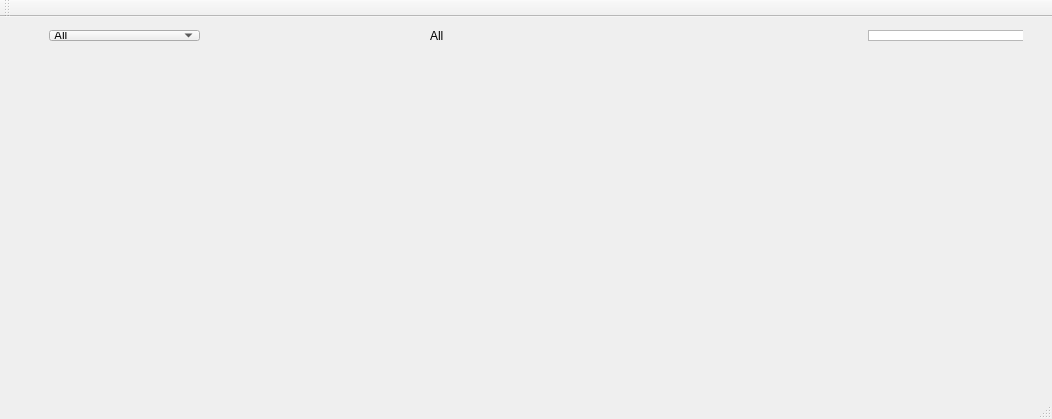
<?xml version="1.0" encoding="UTF-8"?>
<ui version="4.0">
 <class>Jumuisha</class>
 <widget class="QMainWindow" name="Jumuisha">
  <property name="geometry">
   <rect>
    <x>0</x>
    <y>0</y>
    <width>1052</width>
    <height>419</height>
   </rect>
  </property>
  <property name="windowTitle">
   <string>Jumuisha</string>
  </property>
  <widget class="QWidget" name="centralWidget">
   <widget class="QWidget" name="widget_2" native="true">
    <property name="geometry">
     <rect>
      <x>390</x>
      <y>330</y>
      <width>1021</width>
      <height>41</height>
     </rect>
    </property>
   </widget>
   <widget class="QWidget" name="verticalWidget" native="true">
    <property name="geometry">
     <rect>
      <x>10</x>
      <y>0</y>
      <width>1021</width>
      <height>371</height>
     </rect>
    </property>
    <layout class="QVBoxLayout" name="verticalLayout">
     <property name="leftMargin">
      <number>2</number>
     </property>
     <property name="topMargin">
      <number>2</number>
     </property>
     <property name="rightMargin">
      <number>2</number>
     </property>
     <property name="bottomMargin">
      <number>2</number>
     </property>
     <item>
      <widget class="QWidget" name="widget" native="true">
       <widget class="QFrame" name="frame_3">
        <property name="geometry">
         <rect>
          <x>0</x>
          <y>0</y>
          <width>1011</width>
          <height>31</height>
         </rect>
        </property>
        <widget class="QWidget" name="">
         <property name="geometry">
          <rect>
           <x>0</x>
           <y>0</y>
           <width>1076</width>
           <height>33</height>
          </rect>
         </property>
         <layout class="QHBoxLayout" name="horizontalLayout_2">
          <property name="spacing">
           <number>193</number>
          </property>
          <property name="leftMargin">
           <number>0</number>
          </property>
          <property name="rightMargin">
           <number>0</number>
          </property>
          <item>
           <widget class="QComboBox" name="comboBox">
            <property name="maximumSize">
             <size>
              <width>151</width>
              <height>31</height>
             </size>
            </property>
            <item>
             <property name="text">
              <string>All</string>
             </property>
            </item>
            <item>
             <property name="text">
              <string>SpyVan</string>
             </property>
            </item>
            <item>
             <property name="text">
              <string>Drones</string>
             </property>
            </item>
            <item>
             <property name="text">
              <string>Body Camera</string>
             </property>
            </item>
            <item>
             <property name="text">
              <string>CCTV</string>
             </property>
            </item>
           </widget>
          </item>
          <item>
           <widget class="QLabel" name="label">
            <property name="maximumSize">
             <size>
              <width>208</width>
              <height>31</height>
             </size>
            </property>
            <property name="text">
             <string>All</string>
            </property>
           </widget>
          </item>
          <item>
           <widget class="QTextEdit" name="textEdit">
            <property name="minimumSize">
             <size>
              <width>135</width>
              <height>0</height>
             </size>
            </property>
            <property name="maximumSize">
             <size>
              <width>181</width>
              <height>31</height>
             </size>
            </property>
           </widget>
          </item>
         </layout>
        </widget>
       </widget>
       <widget class="QWidget" name="widget_4" native="true">
        <property name="geometry">
         <rect>
          <x>-1</x>
          <y>319</y>
          <width>1021</width>
          <height>41</height>
         </rect>
        </property>
        <property name="autoFillBackground">
         <bool>true</bool>
        </property>
       </widget>
       <widget class="QWidget" name="widget_5" native="true">
        <property name="geometry">
         <rect>
          <x>0</x>
          <y>30</y>
          <width>1011</width>
          <height>281</height>
         </rect>
        </property>
       </widget>
       <zorder>widget_5</zorder>
       <zorder>frame_3</zorder>
       <zorder>widget_4</zorder>
      </widget>
     </item>
    </layout>
   </widget>
  </widget>
  <widget class="QToolBar" name="mainToolBar">
   <attribute name="toolBarArea">
    <enum>TopToolBarArea</enum>
   </attribute>
   <attribute name="toolBarBreak">
    <bool>false</bool>
   </attribute>
  </widget>
  <widget class="QStatusBar" name="statusBar"/>
  <widget class="QMenuBar" name="menuBar">
   <property name="geometry">
    <rect>
     <x>0</x>
     <y>0</y>
     <width>1052</width>
     <height>22</height>
    </rect>
   </property>
  </widget>
 </widget>
 <layoutdefault spacing="6" margin="11"/>
 <resources/>
 <connections>
  <connection>
   <sender>comboBox</sender>
   <signal>activated(QString)</signal>
   <receiver>label</receiver>
   <slot>setText(QString)</slot>
   <hints>
    <hint type="sourcelabel">
     <x>175</x>
     <y>60</y>
    </hint>
    <hint type="destinationlabel">
     <x>520</x>
     <y>58</y>
    </hint>
   </hints>
  </connection>
 </connections>
</ui>
